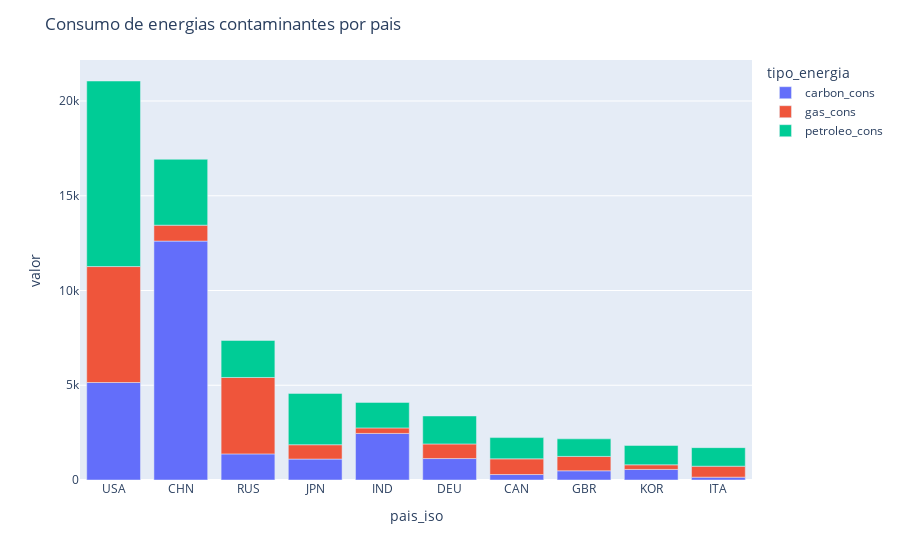

Source (notebook cell):
### Code cell
fig, cons_table = data_cons.fig_and_table()
fig.update_layout(
    title='Consumo de energias contaminantes por pais',
)
fig.show()

### Figure 1 — Plotly figure (JSON) as saved in the notebook; plotly's stock layout.template omitted (floating-point values rounded to 4 significant figures)
{"data": [{"alignmentgroup": "True", "hovertemplate": "tipo_energia=carbon_cons<br>pais_iso=%{x}<br>valor=%{y}<extra></extra>", "legendgroup": "carbon_cons", "marker": {"color": "#636efa", "pattern": {"shape": ""}}, "name": "carbon_cons", "offsetgroup": "carbon_cons", "orientation": "v", "showlegend": true, "textposition": "auto", "type": "bar", "x": ["USA", "CHN", "RUS", "JPN", "IND", "DEU", "CAN", "GBR", "KOR", "ITA"], "xaxis": "x", "y": [5145.0, 12610.0, 1377.0, 1104.0, 2458.0, 1132.0, 289.2, 486.0, 557.6, 149.8], "yaxis": "y"}, {"alignmentgroup": "True", "hovertemplate": "tipo_energia=gas_cons<br>pais_iso=%{x}<br>valor=%{y}<extra></extra>", "legendgroup": "gas_cons", "marker": {"color": "#EF553B", "pattern": {"shape": ""}}, "name": "gas_cons", "offsetgroup": "gas_cons", "orientation": "v", "showlegend": true, "textposition": "auto", "type": "bar", "x": ["USA", "CHN", "RUS", "JPN", "IND", "DEU", "CAN", "GBR", "KOR", "ITA"], "xaxis": "x", "y": [6119.0, 839.7, 4034.0, 757.6, 291.2, 770.8, 827.0, 758.2, 244.4, 578.7], "yaxis": "y"}, {"alignmentgroup": "True", "hovertemplate": "tipo_energia=petroleo_cons<br>pais_iso=%{x}<br>valor=%{y}<extra></extra>", "legendgroup": "petroleo_cons", "marker": {"color": "#00cc96", "pattern": {"shape": ""}}, "name": "petroleo_cons", "offsetgroup": "petroleo_cons", "orientation": "v", "showlegend": true, "textposition": "auto", "type": "bar", "x": ["USA", "CHN", "RUS", "JPN", "IND", "DEU", "CAN", "GBR", "KOR", "ITA"], "xaxis": "x", "y": [9792.0, 3478.0, 1954.0, 2709.0, 1347.0, 1475.0, 1122.0, 928.3, 1022.0, 979.5], "yaxis": "y"}], "layout": {"barmode": "relative", "legend": {"title": {"text": "tipo_energia"}, "tracegroupgap": 0}, "margin": {"t": 60}, "title": {"text": "Consumo de energias contaminantes por pais"}, "xaxis": {"anchor": "y", "domain": [0, 1], "title": {"text": "pais_iso"}}, "yaxis": {"anchor": "x", "domain": [0, 1], "title": {"text": "valor"}}}}
